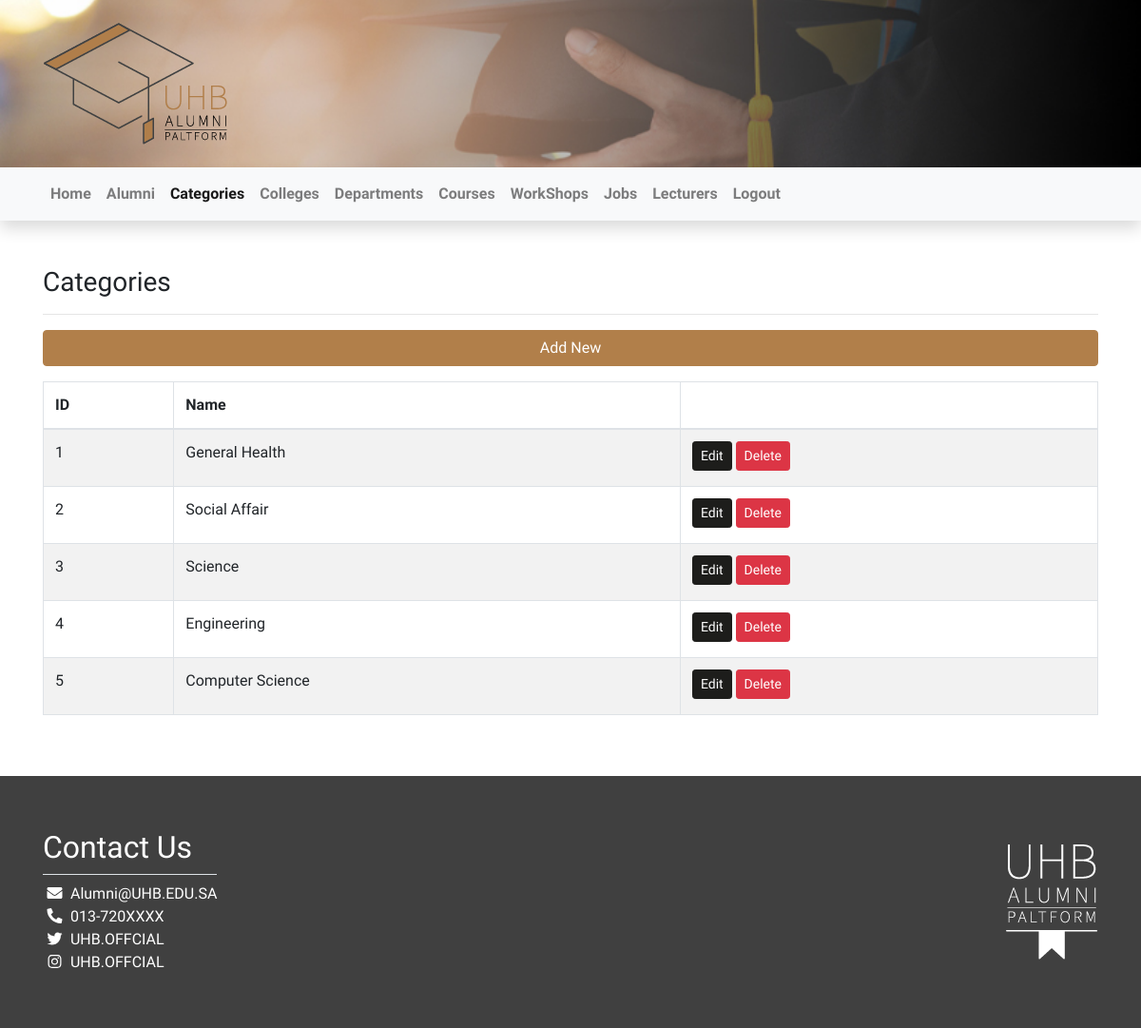
Screenshot of /Code/views/categories (signed in) with the database file from the repository.
### tables this page shows
CREATE TABLE `categories` (
  `id` int(11) NOT NULL,
  `catg_name` varchar(255) NOT NULL
);

### Code/views/categories/index.php (the view, shortened to what this page needs)
<?php
require_once "../../init/init.php";
$stmt = $con->prepare("SELECT * FROM categories");
$stmt->execute();
$categories = $stmt->fetchAll();
?>
	<div class="container py-5">
		<h3>Categories</h3>
		<hr/>
		<a class="btn btn-block mb-3 btn-primary" href="add.php">Add New</a>
		<div class="table-responsive">
			<table class="table table-striped table-hover table-bordered w-100">
				<thead>
				<tr>
					<th>ID</th>
					<th>Name</th>
					<?php if ( isAdmin() ): ?>
						<th></th>
					<?php endif; ?>
				</tr>
				</thead>
				<tbody>
				<?php foreach ( $categories as $category ): ?>
					<tr>
						<td><?= $category['id'] ?></td>
						<td><?= $category['catg_name'] ?></td>
						<?php if ( isAdmin() ): ?>
							<td>
								<a class="btn btn-sm mb-1 btn-dark" href="edit.php?id=<?= $category['id'] ?>">Edit</a>
								<a class="btn btn-sm mb-1 btn-danger"
								   href="delete.php?id=<?= $category['id'] ?>">Delete</a>
							</td>
						<?php endif; ?>
					</tr>
				<?php endforeach; ?>
				</tbody>
			</table>
		</div>
	</div>
<?php require_once "../includes/footer.php"; ?>

### Code/assets/css/style.css (style rules this page uses)
body { background-repeat: no-repeat; background-size: cover; font-family: 'Cairo'; background-attachment: fixed; background-position: center; }

### rows the page displays
categories: id "1", catg_name "General Health"
categories: id "2", catg_name "Social Affair"
categories: id "3", catg_name "Science"
categories: id "4", catg_name "Engineering"
categories: id "5", catg_name "Computer Science"
